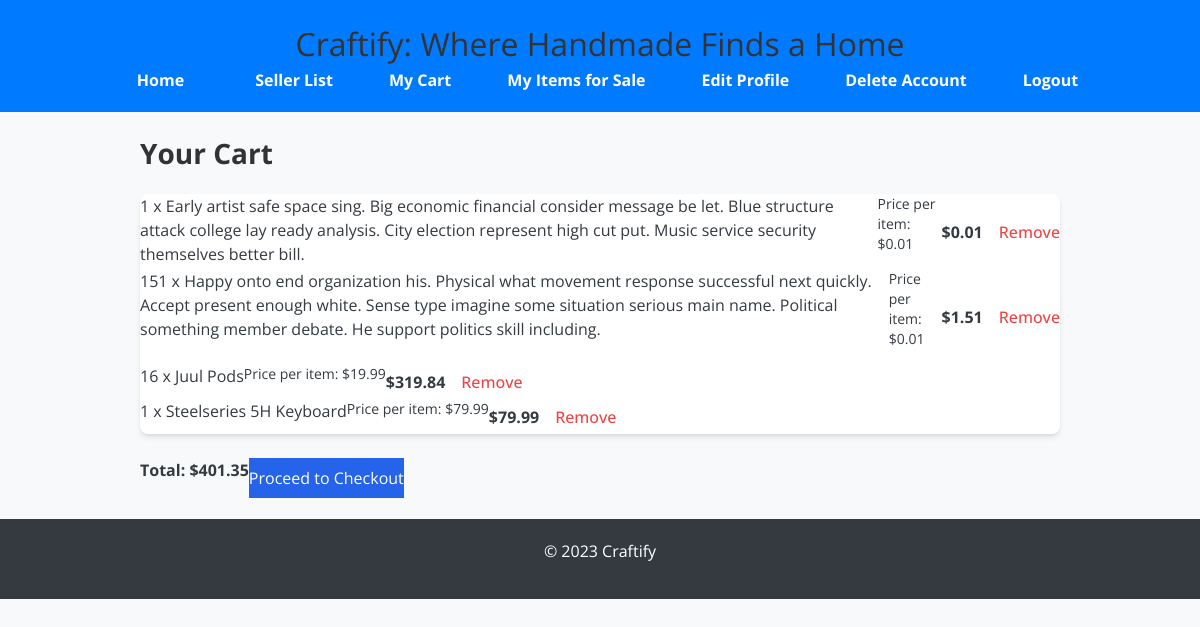
Before: /cart/ (signed in) with the older database file.
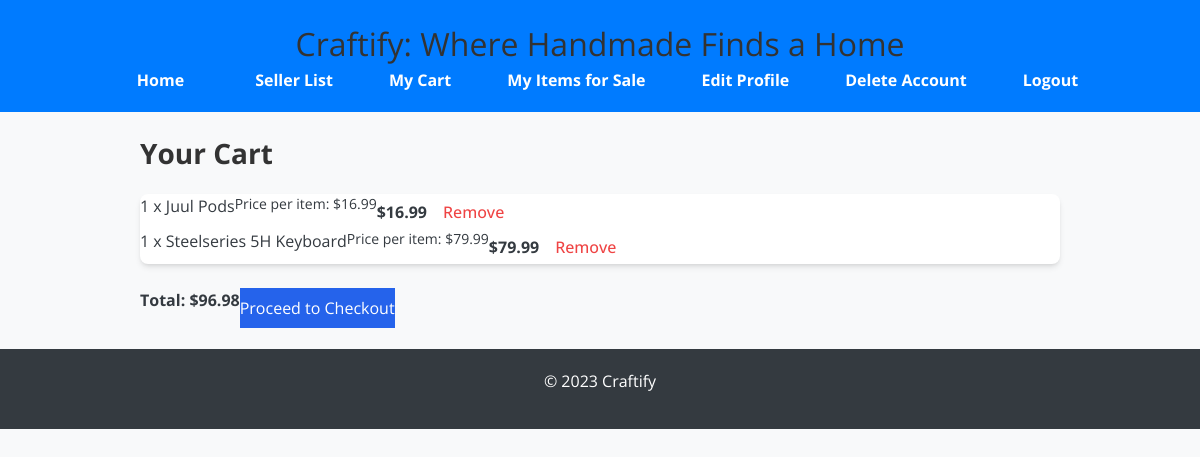
After: the same page with the newer database file.
### craftify/models/cart_controller.py (models this page shows, shortened)
class CartItem(models.Model):
    cart = models.ForeignKey(Cart, on_delete=models.CASCADE, related_name='items')
    item = models.ForeignKey(Item, on_delete=models.CASCADE)
    quantity = models.PositiveIntegerField(default=1)
    added_at = models.DateTimeField(default=timezone.now)  # Ensure this field exists
    def get_total_price(self):
        return self.item.price * self.quantity

class Cart(models.Model):
    user = models.OneToOneField(
        settings.AUTH_USER_MODEL,
        on_delete=models.CASCADE,
        related_name='cart',
        help_text="User who owns the cart"
    )
    created_at = models.DateTimeField(auto_now_add=True)
    updated_at = models.DateTimeField(auto_now=True)
    def get_total_price(self):
        return sum(item.get_total_price() for item in self.items.all())

### craftify/models/item_controller.py (models this page shows, shortened)
class Item(models.Model):
    name = models.CharField(max_length=255)
    description = models.TextField()
    price = models.DecimalField(
        max_digits=10,
        decimal_places=2,
        default=0.01,
        validators=[
            MinValueValidator(0.01)
        ]
    )
    quantity = models.PositiveIntegerField(
        validators=[
            MinValueValidator(1)
        ]
    )
    created_at = models.DateTimeField(auto_now_add=True)
    seller = models.ForeignKey(settings.AUTH_USER_MODEL, on_delete=models.CASCADE, related_name='items_for_sale')
    image = models.ImageField(upload_to='item_images/', null=True, blank=True)
    category = models.CharField(max_length=100, null=True, blank=True)
    class Meta:
        ordering = ['-created_at']
        verbose_name = "Item"
        verbose_name_plural = "Items"
        indexes = [
            models.Index(fields=['seller']),
            models.Index(fields=['name']),
        ]
        unique_together = ('seller', 'name')

### craftify/views/cart_views.py (the view)
# urls.py: path('cart/', cart_views.view_cart, name='cart'),
@login_required
def view_cart(request):
    cart, _ = Cart.objects.get_or_create(user=request.user)
    cart_items = cart.items.all()
    context = {
        'cart': cart,
        'cart_items': cart_items,
    }
    return render(request, 'cart.html', context)

### craftify/templates/cart.html (shortened to what this page needs)
{% extends 'base.html' %}
{% block content %}
<div class="container mx-auto py-8 px-4 sm:px-6 lg:px-8">
    <h2 class="text-2xl font-bold mb-6 text-gray-800">Your Cart</h2>
    {% if cart.items.all|length > 0 %}
        <ul class="cart-items space-y-4 bg-white rounded-lg p-6 shadow-md">
            {% for item in cart.items.all %}
                <li class="cart-item flex items-center justify-between border-b border-gray-200 pb-4">
                    <div class="flex flex-col">
                        <span class="text-lg font-semibold text-gray-800">{{ item.quantity }} x {{ item.item.name }}</span>
                        <p class="text-sm text-gray-500">Price per item: ${{ item.item.price }}</p>
                    </div>
                    <div class="flex items-center space-x-4">
                        <span class="text-lg font-bold text-gray-800">${{ item.get_total_price }}</span>
                        <form method="post" action="{% url 'remove_item' item.item.id %}">
                            <button type="submit" class="text-red-500 hover:text-red-600 font-medium focus:outline-none">
                                Remove
                            </button>
                        </form>
                    </div>
                </li>
            {% endfor %}
        </ul>
        <div class="flex items-center justify-between mt-6">
            <p class="cart-total text-xl font-bold text-gray-800">Total: ${{ cart.get_total_price }}</p>
            <a href="{% url 'checkout' %}" class="inline-block bg-blue-600 text-white px-6 py-2 rounded hover:bg-blue-700 focus:outline-none focus:ring-2 focus:ring-blue-500 focus:ring-offset-2">
                Proceed to Checkout
            </a>
        </div>
    {% else %}
        <p class="text-gray-600">Your cart is empty.</p>
    {% endif %}
</div>
{% endblock %}

### craftify/templates/base.html (shortened to what this page needs)
<!DOCTYPE html>
<html lang="en">
<head>
    {% load static %}
    <link rel="stylesheet" href="{% static 'css/styles.css' %}">
</head>
<body>
    <header>
        <h1>Craftify: Where Handmade Finds a Home</h1>
        <nav>
            <ul class="flex space-x-4">
                <li><a href="{% url 'home' %}">Home</a></li>
                <li><a href="{% url 'list_users' %}">Seller List</a></li>
                {% if user.is_authenticated %}
                    <li><a href="{% url 'cart' %}">My Cart</a></li>
                    <li><a href="{% url 'my_items' %}">My Items for Sale</a></li>
                    <li><a href="{% url 'profile' user.id %}">Edit Profile</a></li>
                    <li><a href="{% url 'delete_user' user.id %}">Delete Account</a></li>
                    <li><a href="{% url 'logout' %}">Logout</a></li>
                {% else %}
                    <li><a href="{% url 'signup' %}">Sign Up</a></li>
                    <li><a href="{% url 'login' %}">Login</a></li>
                {% endif %}
            </ul>
        </nav>
    </header>
    <main>
        {% block content %}
        {% endblock %}
    </main>
    <footer>
        <p>&copy; 2023 Craftify</p>
    </footer>
</body>
</html>

### craftify-frontend/public/styles.css (style rules this page uses)
html, :host { line-height: 1.5; -webkit-text-size-adjust: 100%; -moz-tab-size: 4; -o-tab-size: 4; tab-size: 4; font-family: ui-sans-serif, system-ui, sans-serif, "Apple Color Emoji", "Segoe UI Emoji", "Segoe UI Symbol", "Noto Color Emoji"; font-feature-settings: normal; font-variation-settings: normal; -webkit-tap-highlight-color: transparent; }
body { margin: 0; line-height: inherit; font-family: 'Open Sans', sans-serif; background-color: #f8f9fa; color: #343a40; margin: 0; padding: 0; }
h1, h2, h3, h4, h5, h6 { font-size: inherit; font-weight: inherit; margin-top: 0; color: #333; }
a { color: #007bff; text-decoration: none; }
button, input, optgroup, select, textarea { font-family: inherit; font-feature-settings: inherit; font-variation-settings: inherit; font-size: 100%; font-weight: inherit; line-height: inherit; letter-spacing: inherit; color: inherit; margin: 0; padding: 0; }
button, select { text-transform: none; }
button, input:where([type='button']), input:where([type='reset']), input:where([type='submit']) { -webkit-appearance: button; background-color: transparent; background-image: none; }
blockquote, dl, dd, h1, h2, h3, h4, h5, h6, hr, figure, p, pre { margin: 0; }
ol, ul, menu { list-style: none; margin: 0; padding: 0; }
button, [role="button"] { cursor: pointer; }
.mt-6 { margin-top: 1.5rem; }
.flex { display: flex; }
.items-center { align-items: center; }
.space-x-4 > :not([hidden]) ~ :not([hidden]) { --tw-space-x-reverse: 0; margin-right: calc(1rem * var(--tw-space-x-reverse)); margin-left: calc(1rem * calc(1 - var(--tw-space-x-reverse))); }
.rounded-lg { border-radius: 0.5rem; }
.bg-blue-600 { --tw-bg-opacity: 1; background-color: rgb(37 99 235 / var(--tw-bg-opacity, 1)); }
.bg-white { --tw-bg-opacity: 1; background-color: rgb(255 255 255 / var(--tw-bg-opacity, 1)); }
.px-4 { padding-left: 1rem; padding-right: 1rem; }
.py-2 { padding-top: 0.5rem; padding-bottom: 0.5rem; }
.text-sm { font-size: 0.875rem; line-height: 1.25rem; }
.font-bold { font-weight: 700; }
.font-medium { font-weight: 500; }
.text-red-500 { --tw-text-opacity: 1; color: rgb(239 68 68 / var(--tw-text-opacity, 1)); }
.text-white { --tw-text-opacity: 1; color: rgb(255 255 255 / var(--tw-text-opacity, 1)); }
.shadow-md { --tw-shadow: 0 4px 6px -1px rgb(0 0 0 / 0.1), 0 2px 4px -2px rgb(0 0 0 / 0.1); --tw-shadow-colored: 0 4px 6px -1px var(--tw-shadow-color), 0 2px 4px -2px var(--tw-shadow-color); box-shadow: var(--tw-ring-offset-shadow, 0 0 #0000), var(--tw-ring-shadow, 0 0 #0000), var(--tw-shadow); }
@media (min-width: 640px) { .sm\:px-6 { padding-left: 1.5rem; padding-right: 1.5rem; } }
@media (min-width: 1024px) { .lg\:px-8 { padding-left: 2rem; padding-right: 2rem; } }
body { font-family: 'Open Sans', sans-serif; background-color: #f8f9fa; color: #343a40; margin: 0; padding: 0; }
h1, h2, h3, h4, h5, h6 { margin-top: 0; color: #333; }
p { margin: 0 0 1em; }
.container { width: 80%; margin: 0 auto; padding: 20px; }
header { background-color: #007bff; color: #fff; padding: 20px 0; text-align: center; }
header h1 { margin: 0; font-size: 2em; }
nav ul { list-style: none; padding: 0; margin: 0; display: flex; justify-content: center; background-color: #007bff; }
nav ul li { margin: 0 15px; }
nav ul li a { color: #fff; padding: 15px 20px; text-decoration: none; font-weight: bold; transition: background-color 0.3s ease; }
footer { background-color: #343a40; color: #fff; text-align: center; padding: 20px; position: relative; bottom: 0; width: 100%; font-size: 14px; }
.container { max-width: 1200px; margin: 0 auto; padding: 20px; }
h2 { font-size: 28px; margin-bottom: 20px; }
p { font-size: 16px; line-height: 1.6; margin-bottom: 15px; }

Changed rows visible on the page:
removed CartItem: quantity "1", item.name "Early artist safe space sing. Big economic financial consider message be let. Blue structure attack college lay ready analysis. City election represent high cut put. Music service security themselves better bill.", item.price "0.01", get_total_price "0.01"
removed CartItem: quantity "151", item.name "Happy onto end organization his. Physical what movement response successful next quickly. Accept present enough white. Sense type imagine some situation serious main name. Political something member debate. He support politics skill including.", item.price "0.01", get_total_price "1.51"
removed CartItem: quantity "16", item.name "Juul Pods", item.price "19.99", get_total_price "319.84"
added CartItem: quantity "1", item.name "Juul Pods", item.price "16.99", get_total_price "16.99"
computed for Cart: get_total_price "401.35" → "96.98"
